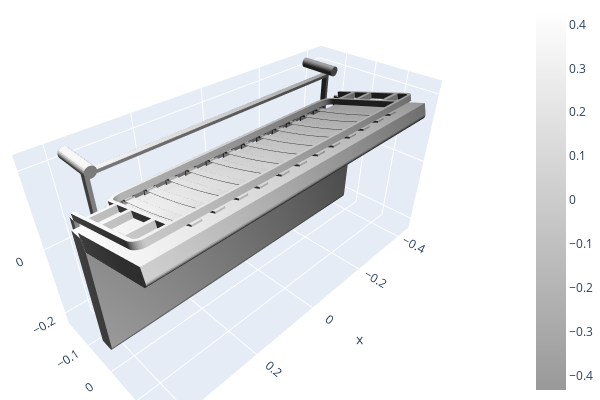

Write notebook code for a chart like this one.
### Code cell
o3d.visualization.draw_plotly([mesh])
#o3d.visualization.draw_geometries([mesh])

### Figure 1 — Plotly figure (JSON) as saved in the notebook; plotly's stock layout.template omitted (floating-point values rounded to 4 significant figures; data arrays with more than 128 entries replaced by an {"elided": "..."} marker saying what was removed)
{"data": [{"colorscale": [[0, "rgb(153, 153, 153)"], [1, "rgb(255,255,255)"]], "flatshading": true, "i": {"elided": "5636 int values"}, "intensity": {"elided": "8356 float values"}, "j": {"elided": "5636 int values"}, "k": {"elided": "5636 int values"}, "lighting": {"ambient": 0.18, "diffuse": 1, "facenormalsepsilon": 1e-15, "fresnel": 0.1, "roughness": 0.05, "specular": 1, "vertexnormalsepsilon": 1e-15}, "lightposition": {"x": 100, "y": 200, "z": 0}, "type": "mesh3d", "x": {"elided": "8356 float values"}, "y": {"elided": "8356 float values"}, "z": {"elided": "8356 float values"}}], "layout": {"height": 400, "margin": {"b": 0, "l": 0, "r": 0, "t": 0}, "scene": {"camera": {"center": {"x": 0, "y": 0, "z": 0}, "up": {"x": 0, "y": 0, "z": 1}}}, "showlegend": false, "width": 600}}
